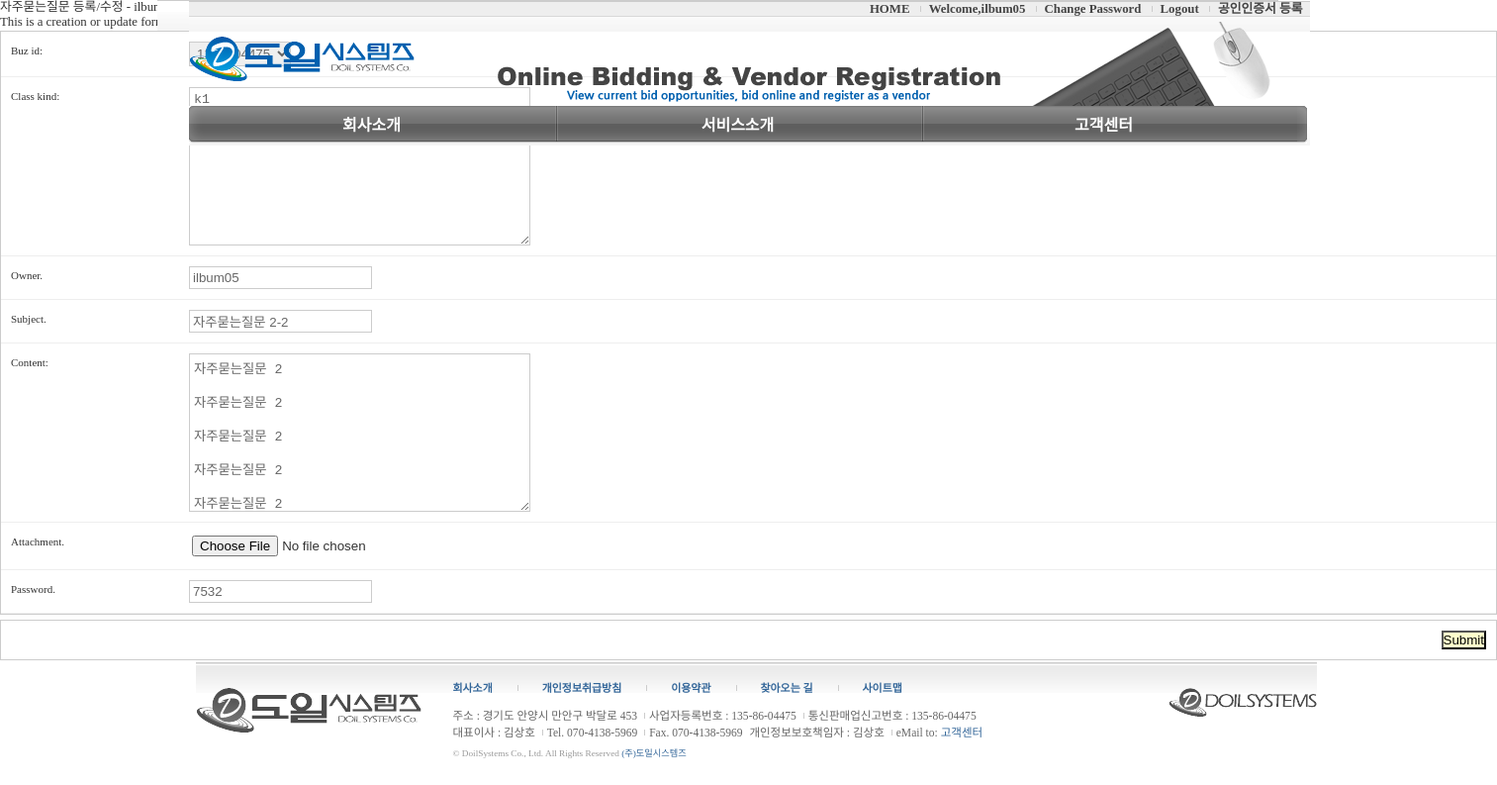
The page /faq/2/update/ (signed in) on the database its author committed.
### faq/models.py (models this page shows, shortened)
class Faq(models.Model):
    buz_id = models.ForeignKey(
        'Company', on_delete=models.CASCADE,
    )
    class_kind = EnumChoiceField(Enum_Kind)
    owner = models.CharField('Owner.', max_length=20, null=True)
    subject = models.CharField('Subject.', max_length=100)
    content = models.TextField('Content', null=True)
    attach = models.FileField('Attachment.', upload_to='uploads/faq/%Y/%m/%d/',
                              max_length=100, blank=True)
    passno = models.CharField('Password.', max_length=4, null=True,
                              help_text=('Required. 4 digits Only.'))
    cdate = models.DateTimeField('Create Date', auto_now_add=True)
    mdate = models.DateTimeField('Modify Date', auto_now=True)
    class Meta:
        db_table = 'faq'
        verbose_name_plural = 'faqs'
        ordering = ['-mdate']

### faq/views.py (the view)
class FaqUpdateView(LoginRequiredMixin, UpdateView) :
    model = Faq
    fields = ['buz_id','class_kind', 'owner', 'subject', 'content', 'attach', 'passno']
    success_url = reverse_lazy('faq:index')

### faq/models.py (called while the page is built)
    def __str__(self):
        return self.buz_no

### faq/templates/faq/faq_form.html (shortened to what this page needs)
{% extends "base.html" %}
{% load staticfiles %}
{% block extrastyle %}{% static "css/forms.css" %}{% endblock %}
{% block content %}
<div id="content">
    <h1>자주묻는질문 등록/수정 - {{user}}</h1>
    <form action="." method="post">{% csrf_token %}
    <p>This is a creation or update form for your post.</p>
    <fieldset class="aligned">
        <div class="form-row">{{ form.buz_id.label_tag }} {{ form.buz_id }}</div>
        <div class="form-row">{{ form.class_kind.label_tag }} {{ form.class_kind }}</div>
        <div class="form-row">{{ form.owner.label_tag }} {{ form.owner }}</div>
		<div class="form-row">{{ form.subject.label_tag }} {{ form.subject }}</div>
        <div class="form-row">{{ form.content.label_tag }} {{ form.content }}</div>
        <div class="form-row">{{ form.attach.label_tag }} {{ form.attach }}</div>
        <div class="form-row">{{ form.passno.label_tag }} {{ form.passno }}</div>
    </fieldset>
    <div class="submit-row">
        <input type="submit" value="Submit"/>
    </div>
    </form>
</div>
{% endblock %}

### templates/body_header.html (shortened to what this page needs)
{% load staticfiles %}
{% block content %}
<header id="header">
	<div id="headerInner">
		<div class="infoMenuWrap">
			<div class="infoMenuWrapInner">
				<ul class="infoMenu">
					<li class="first"><a href="./"><span class="menuName">HOME</span></a></li>
					{% if user.is_active %}
						<li><a href="./"><span class="menuName">Welcome,</span>{% firstof user.get_short_name user.get_username %}</a></li>
						<li><a href="{% url 'password_change' %}"><span class="menuName">Change Password</span></a></li>
						<li><a href="{% url 'logout' %}"><span class="menuName">Logout</span></a></li>
						<li><a href="./"><span class="menuName">공인인증서 등록</span></a></li>
					{% else %}
						<li><a href="./"><span class="menuName">Welcome,</span>Anonymous</a></li>
						<li><a href="{% url 'login' %}"><span class="menuName">Login</span></a></li>
						<li><a href="{% url 'register' %}"><span class="menuName">Register</span></a></li>
					{% endif %}
				</ul>
			</div>
		</div>
		<div class="logoWrap">
			<div class="logoWrapInner">
				<h1 class="logo"><a href="/"><img src="{% static "img/header_logo.png" %}" alt="도일시스템즈" /></a></h1>
				<div class="logo2">
					<p><a href="/"><img src="{% static "img/header_logo3.png" %}" alt="전자입찰" /></a></p>
				</div>
			</div>
		</div>
		<nav class="naviWrap">
			<div class="naviWrapInner">
				<ul id="navigation">
					<li class="first" active><a href="{% url "eintro" %}"><span class="menuName">회사소개</span></a></li>
					<li><a href="{% url "ebid" %}"><span class="menuName">서비스소개</span></a></li>
					<li><a href="{% url "esite" %}"><span class="menuName">고객센터</span></a></li>
					</ul>
			</div>
		</nav>
	</div>
</header>
{% endblock %}

### static/css/base.css (style rules this page uses)
body { margin: 0; padding: 0; color:#333; font-size:80%; line-height:1.2; font-family:'Nanum Gothic'; }
html, body, div, span, dl, dt, dd, ul, ol, li, h1, h2, h3, h4, h5, h6, blockquote, p, address, pre, cite, form, fieldset, input, textarea, select, table, th, td { margin:0; padding:0; }
h1, h2, h3, h4, h5, h6 { font-size:100%; font-weight:normal; }
fieldset, img, abbr, acronym { border:0 none; }
ol, ul { list-style:none; }
a, a:link { color: #666; text-decoration:none; }
label, select, input, textarea { vertical-align: middle; }
img { vertical-align: middle; }
input, textarea :not([class*="webnote"]) { -webkit-box-sizing: border-box; -moz-box-sizing: border-box; box-sizing: border-box; }
input[type=text],input[type=password] { padding: 3px; color: #666; border: 1px solid #ccc; }
input[type=file] { padding: 3px; cursor: pointer; }
textarea { padding: 4px; color: #666; border: 1px solid #ccc; }
a:link, a:visited { color: #369; text-decoration: none; }
#header { position: absolute; left: 32px; right: 95px; height: 30px; width: 1133px; margin: 0 auto; border-top:1px solid #ccc; background: url(../img/menu_pat.jpg) repeat-x 0 bottom; visibility: visible; }
#headerInner { position: relative; margin: 0 auto; }
#headerInner .logoWrap { position: absolute; width: 100% }
#headerInner .logoWrap .logoWrapInner { position: relative; margin: 0 auto; background:url(../img/headerinner_bg.png) no-repeat 850px bottom; }
#headerInner .logoWrap .logoWrapInner h1.logo { position: relative; text-align: left; top: 20px; z-index: 999; }
#headerInner .logoWrap .logoWrapInner .logo2 { position: relative; top: 0; left: 0; }
#headerInner .logoWrap .logoWrapInner .logo2 p { padding: 5px 0; text-align: center; }
#headerInner .logoWrap .logoWrapInner .logo2 p img { text-align: center; }
#headerInner .infoMenuWrap { width: 100%; background:url(../img/infomenu_pat.jpg) repeat-x 0 bottom; }
#headerInner .infoMenuWrap .infoMenuWrapInner { position: relative; margin: 0 auto; background:url(../img/infomenu_pat.jpg) repeat-x 0 bottom; }
#headerInner .infoMenuWrap .infoMenuWrapInner .infoMenu { width: 100%; font-size: 1.0em; text-align: right; }
#headerInner .infoMenuWrap .infoMenuWrapInner .infoMenu li { display: inline; padding: 0 7px 0 9px; background: url(../img/menu_vertical_line.jpg) no-repeat 0px center; }
#headerInner .infoMenuWrap .infoMenuWrapInner .infoMenu li.first { background: none; }
#headerInner .infoMenuWrap .infoMenuWrapInner .infoMenu li a { font-weight: bold; color:#444; }
.naviWrap { position: relative; width: 100% left: 0; top: 90px; z-index: 998; }
.naviWrap .naviWrapInner { margin: 0 auto; height: 40px; background: url(../img/menu_pat.jpg) repeat-x 0 bottom; }
#navigation { overflow: hidden; height: 40px; background: url(../img/navigation_bg.png) no-repeat 0px 0px; }
#navigation > li { float:left; text-align: center; font-size: 1.25em; font-weight: bold; background: url(../img/main_menu_line.png) no-repeat 0px 0px; }
#navigation > li.first { text-align: center; background:none; }
#navigation > li > a { display: block; text-align: center; width : 350px; height: 100%; padding: 10px; font-weight: bold; color: #fff; }

### static/css/forms.css (style rules this page uses)
fieldset { border: 1px solid #ccc; }
.aligned label { float: left; width: 170px; padding: 3px 10px 0 0; }
.form-row { padding: 10px; font-size: 11px; border-bottom: 1px solid #eee; }
.submit-row { margin: 5px 0; border: 1px solid #ccc; text-align: right; }
.submit-row input { margin: 10px; background: #ffc; }

### rows shown on the page
Faq: class_kind "k1", owner "ilbum05", subject "자주묻는질문 2-2", content "자주묻는질문 2 자주묻는질문 2 자주묻는질문 2 자주묻는질문 2 자주묻는질문 2", passno "7532"

### other values the page prints
{{ user }} "ilbum05"
